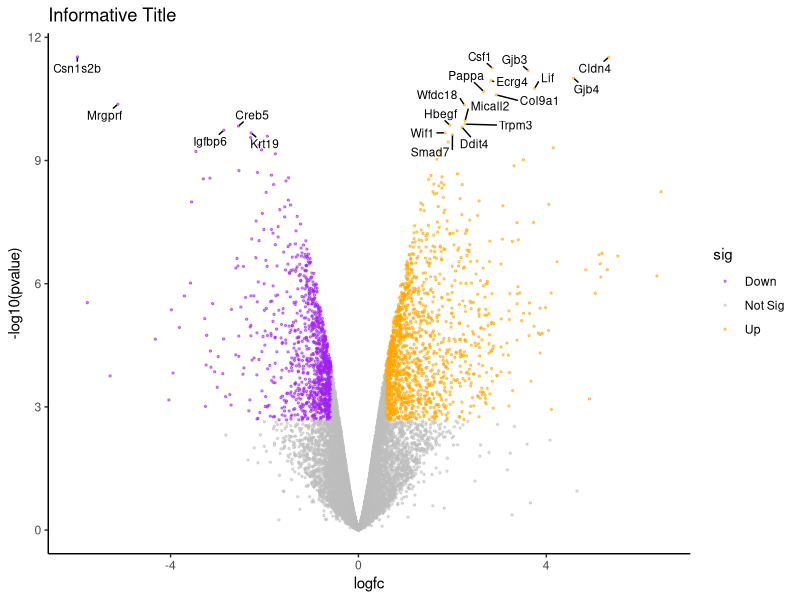

This figure's R source:
# Load packages -----------------------------------------------------------

suppressPackageStartupMessages({
  library(dplyr)
  library(ggplot2)
  library(ggrepel)
})


# Import data  ------------------------------------------------------------

results <- read.csv("limma-voom_basalpregnant-basallactate.csv")


# Format data  ------------------------------------------------------------

# Create columns from the column numbers specified
results <- results %>% mutate(fdr = .[[8]],
                              pvalue = .[[7]],
                              logfc = .[[4]],
                              labels = .[[2]])

# Get names for legend
down <- unlist(strsplit('Down,Not Sig,Up', split = ","))[1]
notsig <- unlist(strsplit('Down,Not Sig,Up', split = ","))[2]
up <- unlist(strsplit('Down,Not Sig,Up', split = ","))[3]

# Set colours
# colours <- setNames(c("cornflowerblue", "grey", "firebrick"), c(down, notsig, up))
colours <- setNames(c("purple", "grey", "orange"), c(down, notsig, up))

# Create significant (sig) column
results <- mutate(results, sig = case_when(
  fdr < 0.01 & logfc > 0.58 ~ up,
  fdr < 0.01 & logfc < -0.58 ~ down,
  TRUE ~ notsig))


# Specify genes to label --------------------------------------------------

# Get top genes by P value
top <- slice_min(results, order_by = pvalue, n = 20)

# Extract into vector
toplabels <- pull(top, labels)

# Label just the top genes in results table
results <- mutate(results, labels = ifelse(labels %in% toplabels, labels, ""))


# Create plot -------------------------------------------------------------

# Set up base plot
p <- ggplot(data = results, aes(x = logfc, y = -log10(pvalue))) +
  geom_point(aes(colour = sig), size = 0.5, alpha=0.5) +
  scale_color_manual(values = colours) +
  theme(panel.grid.major = element_blank(),
        panel.grid.minor = element_blank(),
        panel.background = element_blank(),
        axis.line = element_line(colour = "black"),
        legend.key = element_blank())

# Add gene labels
p <- p + geom_text_repel(data = filter(results, labels != ""), aes(label = labels), size = 3,
                         min.segment.length = 0,
                         max.overlaps = Inf,
                         show.legend = FALSE)






# Set legend title
p <- p + labs(title="Informative Title")

# Print plot
print(p)


# R and Package versions -------------------------------------------------
sessionInfo()
